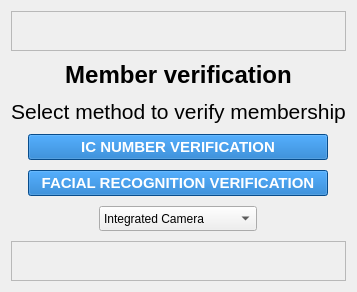
     <widget class="QWidget" name="verificationMethod">
      <layout class="QVBoxLayout" name="verticalLayout">
       <property name="spacing">
        <number>10</number>
       </property>
       <item>
        <widget class="QFrame" name="frame_3">
         <property name="minimumSize">
          <size>
           <width>0</width>
           <height>40</height>
          </size>
         </property>
         <property name="maximumSize">
          <size>
           <width>16777215</width>
           <height>250</height>
          </size>
         </property>
         <property name="frameShape">
          <enum>QFrame::StyledPanel</enum>
         </property>
         <property name="frameShadow">
          <enum>QFrame::Raised</enum>
         </property>
        </widget>
       </item>
       <item alignment="Qt::AlignHCenter">
        <widget class="QLabel" name="label_7">
         <property name="sizePolicy">
          <sizepolicy hsizetype="Fixed" vsizetype="Fixed">
           <horstretch>0</horstretch>
           <verstretch>0</verstretch>
          </sizepolicy>
         </property>
         <property name="maximumSize">
          <size>
           <width>16777215</width>
           <height>50</height>
          </size>
         </property>
         <property name="sizeIncrement">
          <size>
           <width>0</width>
           <height>0</height>
          </size>
         </property>
         <property name="styleSheet">
          <string notr="true"/>
         </property>
         <property name="text">
          <string>&lt;html&gt;&lt;head/&gt;&lt;body&gt;&lt;p&gt;&lt;span style=&quot; font-size:18pt; font-weight:600;&quot;&gt;Member verification&lt;/span&gt;&lt;/p&gt;&lt;/body&gt;&lt;/html&gt;</string>
         </property>
         <property name="textFormat">
          <enum>Qt::AutoText</enum>
         </property>
         <property name="alignment">
          <set>Qt::AlignCenter</set>
         </property>
        </widget>
       </item>
       <item alignment="Qt::AlignHCenter">
        <widget class="QLabel" name="label_8">
         <property name="sizePolicy">
          <sizepolicy hsizetype="Fixed" vsizetype="Fixed">
           <horstretch>0</horstretch>
           <verstretch>0</verstretch>
          </sizepolicy>
         </property>
         <property name="maximumSize">
          <size>
           <width>16777215</width>
           <height>50</height>
          </size>
         </property>
         <property name="sizeIncrement">
          <size>
           <width>0</width>
           <height>0</height>
          </size>
         </property>
         <property name="styleSheet">
          <string notr="true"/>
         </property>
         <property name="text">
          <string>&lt;html&gt;&lt;head/&gt;&lt;body&gt;&lt;p&gt;&lt;span style=&quot; font-size:16pt;&quot;&gt;Select method to verify membership&lt;/span&gt;&lt;/p&gt;&lt;/body&gt;&lt;/html&gt;</string>
         </property>
         <property name="textFormat">
          <enum>Qt::AutoText</enum>
         </property>
         <property name="alignment">
          <set>Qt::AlignCenter</set>
         </property>
        </widget>
       </item>
       <item alignment="Qt::AlignHCenter">
        <widget class="QPushButton" name="btn_ic">
         <property name="sizePolicy">
          <sizepolicy hsizetype="Fixed" vsizetype="Fixed">
           <horstretch>0</horstretch>
           <verstretch>0</verstretch>
          </sizepolicy>
         </property>
         <property name="minimumSize">
          <size>
           <width>300</width>
           <height>0</height>
          </size>
         </property>
         <property name="maximumSize">
          <size>
           <width>16777215</width>
           <height>50</height>
          </size>
         </property>
         <property name="sizeIncrement">
          <size>
           <width>0</width>
           <height>0</height>
          </size>
         </property>
         <property name="font">
          <font>
           <pointsize>11</pointsize>
           <weight>75</weight>
           <bold>true</bold>
          </font>
         </property>
         <property name="cursor">
          <cursorShape>PointingHandCursor</cursorShape>
         </property>
         <property name="styleSheet">
          <string notr="true">background-color: rgba(11,107,194,255);
color: rgb(255, 255, 255)</string>
         </property>
         <property name="text">
          <string>IC NUMBER VERIFICATION</string>
         </property>
         <property name="iconSize">
          <size>
           <width>16</width>
           <height>16</height>
          </size>
         </property>
        </widget>
       </item>
       <item alignment="Qt::AlignHCenter">
        <widget class="QPushButton" name="btn_facial_recog">
         <property name="sizePolicy">
          <sizepolicy hsizetype="Fixed" vsizetype="Fixed">
           <horstretch>0</horstretch>
           <verstretch>0</verstretch>
          </sizepolicy>
         </property>
         <property name="minimumSize">
          <size>
           <width>300</width>
           <height>0</height>
          </size>
         </property>
         <property name="maximumSize">
          <size>
           <width>16777215</width>
           <height>50</height>
          </size>
         </property>
         <property name="font">
          <font>
           <pointsize>11</pointsize>
           <weight>75</weight>
           <bold>true</bold>
          </font>
         </property>
         <property name="cursor">
          <cursorShape>PointingHandCursor</cursorShape>
         </property>
         <property name="styleSheet">
          <string notr="true">background-color: rgba(11,107,194,255);
color: rgb(255, 255, 255)</string>
         </property>
         <property name="text">
          <string>FACIAL RECOGNITION VERIFICATION</string>
         </property>
        </widget>
       </item>
       <item alignment="Qt::AlignHCenter">
        <widget class="QComboBox" name="cam_input">
         <property name="minimumSize">
          <size>
           <width>0</width>
           <height>25</height>
          </size>
         </property>
         <item>
          <property name="text">
           <string>Integrated Camera</string>
          </property>
         </item>
         <item>
          <property name="text">
           <string>External Camera (USB)</string>
          </property>
         </item>
        </widget>
       </item>
       <item>
        <widget class="QFrame" name="frame_4">
         <property name="minimumSize">
          <size>
           <width>0</width>
           <height>40</height>
          </size>
         </property>
         <property name="maximumSize">
          <size>
           <width>16777215</width>
           <height>250</height>
          </size>
         </property>
         <property name="frameShape">
          <enum>QFrame::StyledPanel</enum>
         </property>
         <property name="frameShadow">
          <enum>QFrame::Raised</enum>
         </property>
        </widget>
       </item>
      </layout>
     </widget>
